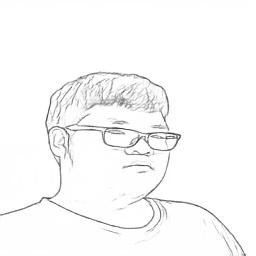
#> input picture P2LDGAN/output4.1.jpg, 256 x 256 px, found by its file name
$ python 7.py
#> lines starting #> are read from the running program, lines starting #| are printed output that depends on the picture; after the words box and inside, x2 and y2 are one past the last pixel; in counts of white or black regions, pixels touching at a corner belong together
import cv2
import numpy as np

gray = cv2.imread(r"D:\VScode\VisionLab\P2LDGAN\output4.1.jpg", 0)
#> gray is the input picture: shape (256, 256); min 51, max 255, mean 248.9

# เพิ่ม contrast และลด brightness เล็กน้อย
alpha = 1.5  # ค่ามาก = contrast มาก
beta = -50   # ค่าลบ = ทำให้มืดลง
darker = cv2.convertScaleAbs(gray, alpha=alpha, beta=beta)
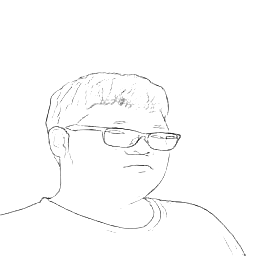
#> darker: shape (256, 256); min 26, max 255, mean 252.1
img = cv2.resize(darker, (700, 700))
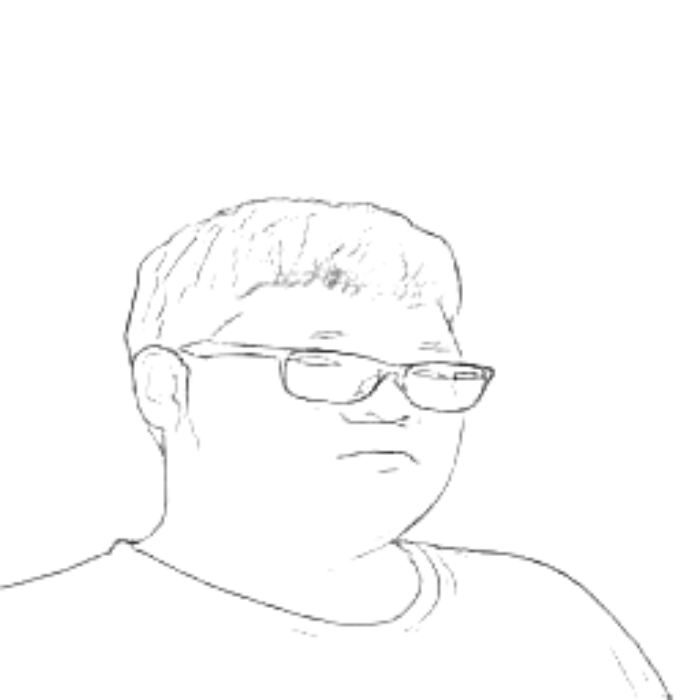
#> img: shape (700, 700); min 41, max 255, mean 252.1

# เส้นดำ พื้นหลังขาว
thresh = cv2.adaptiveThreshold(img , 255,
                               cv2.ADAPTIVE_THRESH_GAUSSIAN_C,
                               cv2.THRESH_BINARY, 15, 10)
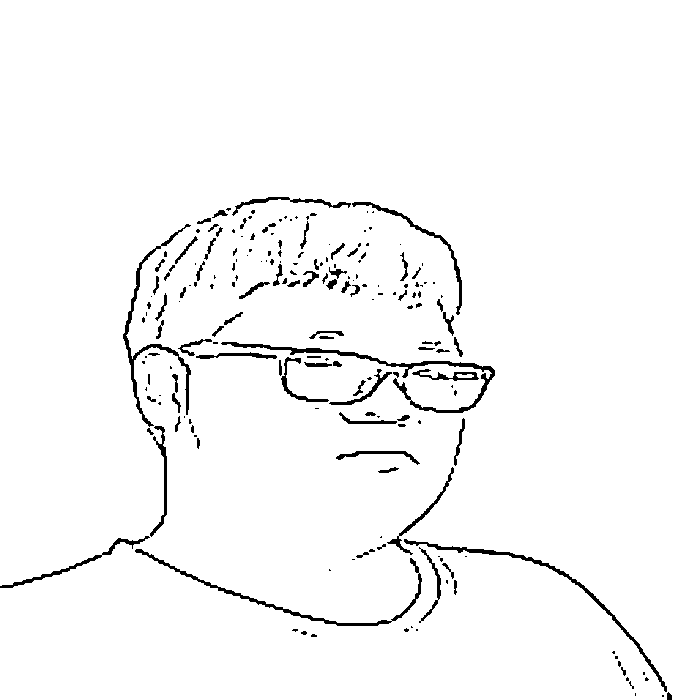
#> thresh: shape (700, 700); 97.2% white; 202 black regions (111 under 20 px), largest, box (x1, y1, x2, y2) and area: (221, 342, 495, 413) 1576, (123, 224, 191, 427) 1177, (404, 539, 667, 692) 1140

cv2.imshow("Original", gray)
cv2.imshow("Black Lines", thresh)
cv2.waitKey(0)
cv2.destroyAllWindows()
